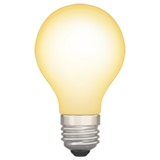
#> input picture emojis/secuencia_ge_1.jpg, 160 x 160 px; its folder holds only this picture in this run
$ jupyter execute --allow-errors segmenta_amarillo.ipynb
#> lines starting #> are read from the running program, lines starting #| are printed output that depends on the picture; after the words box and inside, x2 and y2 are one past the last pixel; in counts of white or black regions, pixels touching at a corner belong together
#> further down, img is the input picture: shape (160, 160, 3); mean B, G, R 232.7, 245.1, 248.8
#> `img_hsv = cv2.cvtColor(img, cv2.COLOR_BGR2HSV)`: img_hsv: shape (160, 160, 3); mean H, S, V 15.4, 17, 248.9
#> `img_hsv = cv2.GaussianBlur(img_hsv, (5, 5), 0)`: img_hsv: shape (160, 160, 3); mean H, S, V 15.4, 17, 248.9
[cell 1]
import os
import cv2
import imageio
import numpy as np
from typing import List

[cell 2]
imgs_secuencia1 = []
imgs_secuencia2 = []
masks_secuencia1 = []
masks_secuencia2 = []

#> (the rest of this cell did not finish here and is left out)

[cell 3]
def similarity_percentage(mask1, mask2):
    # Asegurarse de que ambas máscaras tengan las mismas dimensiones
    if mask1.shape != mask2.shape:
        print("Las máscaras tienen diferentes tamaños. Redimensionando...")
        mask2 = cv2.resize(mask2, (mask1.shape[1], mask1.shape[0]))

    # Comparar las dos máscaras (píxeles iguales)
    similar_pixels = np.sum(mask1 == mask2)  # Cuenta los píxeles iguales
    total_pixels = mask1.size  # Total de píxeles

    # Calcular el porcentaje de similitud
    similarity = (similar_pixels / total_pixels) * 100
    print(f"Porcentaje de similitud: {similarity:.2f}%")

#> (the rest of this cell did not finish here and is left out)

[cell 4]
imgs = []
masks= []

#> (the rest of this cell did not finish here and is left out)

[cell 5]
def similarity_percentage(mask1, mask2):
    # Asegurarse de que ambas máscaras tengan las mismas dimensiones
    if mask1.shape != mask2.shape:
        print("Las máscaras tienen diferentes tamaños. Redimensionando...")
        mask2 = cv2.resize(mask2, (mask1.shape[1], mask1.shape[0]))

    # Comparar las dos máscaras (píxeles iguales)
    similar_pixels = np.sum(mask1 == mask2)  # Cuenta los píxeles iguales
    total_pixels = mask1.size  # Total de píxeles

    # Calcular el porcentaje de similitud
    similarity = (similar_pixels / total_pixels) * 100
    print(f"Porcentaje de similitud: {similarity:.2f}%")

img1 = cv2.imread(f'masks/mask_secuencia_ne_3.jpg')
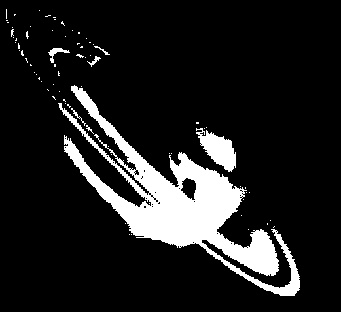
#> input picture masks/mask_secuencia_ne_3.jpg, 341 x 312 px
#> img1 is the input picture: shape (312, 341, 3); min 0, max 255, mean 32.3
img2 = cv2.imread(f'masks_prueba/mask_1.jpg')
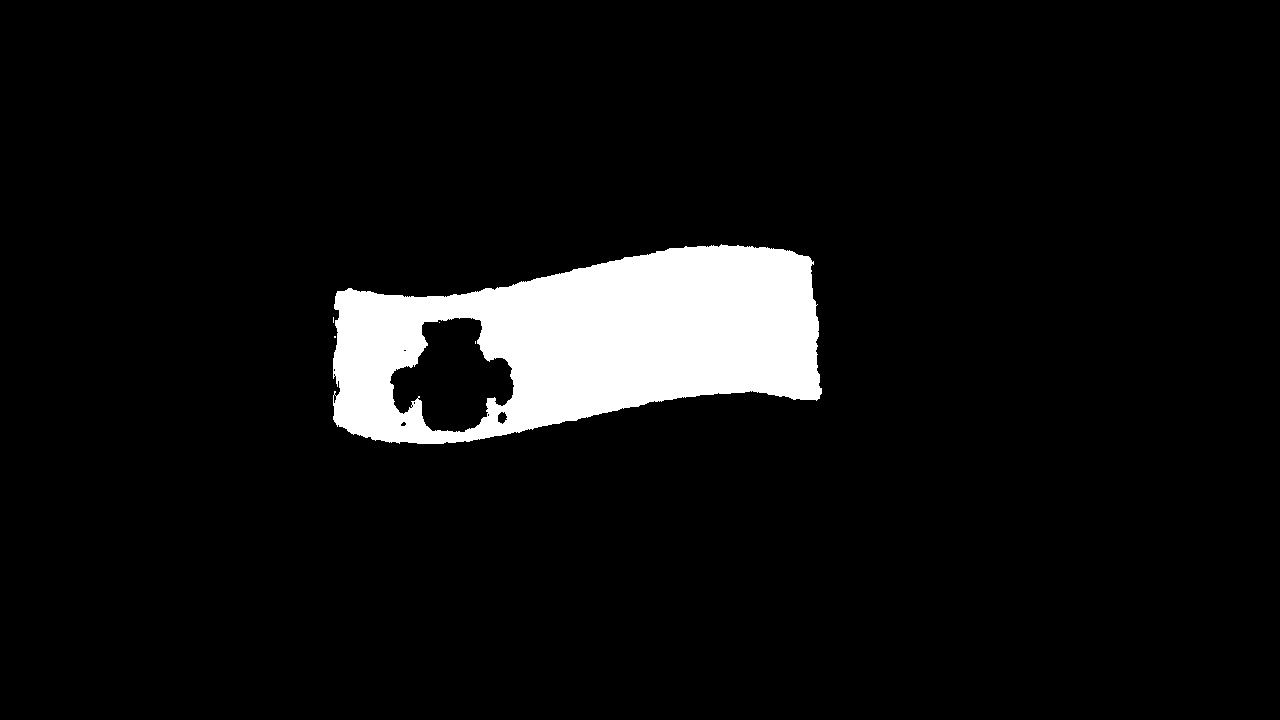
#> input picture masks_prueba/mask_1.jpg, 1280 x 720 px
#> img2 is the input picture: shape (720, 1280, 3); min 0, max 255, mean 17.2
similarity_percentage(img1, img2)
#> in similarity_percentage, `mask2 = cv2.resize(mask2, (mask1.shape[1], mask1.shape[0]))`:
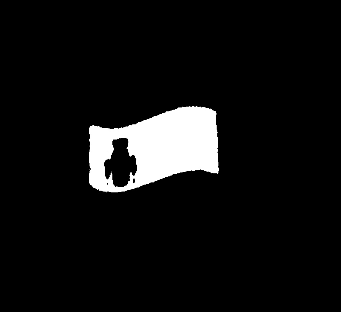
#> mask2: shape (312, 341, 3); min 0, max 255, mean 17.2
#> in similarity_percentage, `similar_pixels = np.sum(mask1 == mask2)`: similar_pixels = 255267
#> in similarity_percentage, `similarity = (similar_pixels / total_pixels) * 100`: similarity = 79.98
#| Porcentaje de similitud: 79.98%
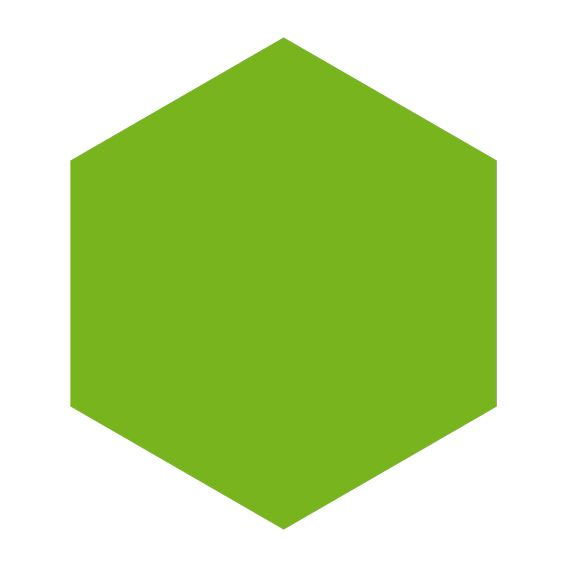
#> input picture figuras/img2.jpg, 567 x 567 px
#> further down, image is the input picture: shape (567, 567, 3); mean B, G, R 144.8, 218.2, 188.9

[cell 6]
def shi_tomasi_corner_detection(image: np.array, maxCorners: int, qualityLevel:float, minDistance: int, corner_color: tuple, radius: int):
    '''
    image - Input image
    maxCorners - Maximum number of corners to return.
                 If there are more corners than are found, the strongest of them is returned.
                 maxCorners <= 0 implies that no limit on the maximum is set and all detected corners are returned
    qualityLevel - Parameter characterizing the minimal accepted quality of image corners.
                   The parameter value is multiplied by the best corner quality measure, which is the minimal eigenvalue or the Harris function response.
                   The corners with the quality measure less than the product are rejected.
                   For example, if the best corner has the quality measure = 1500, and the qualityLevel=0.01 , then all the corners with the quality measure less than 15 are rejected
    minDistance - Minimum possible Euclidean distance between the returned corners
    corner_color - Desired color to highlight corners in the original image
    radius - Desired radius (pixels) of the circle
    '''
#> called with maxCorners = 7, qualityLevel = 0.3, minDistance = 100, corner_color = (255, 0, 255), radius = 8
    gray = cv2.cvtColor(image, cv2.COLOR_BGR2GRAY)
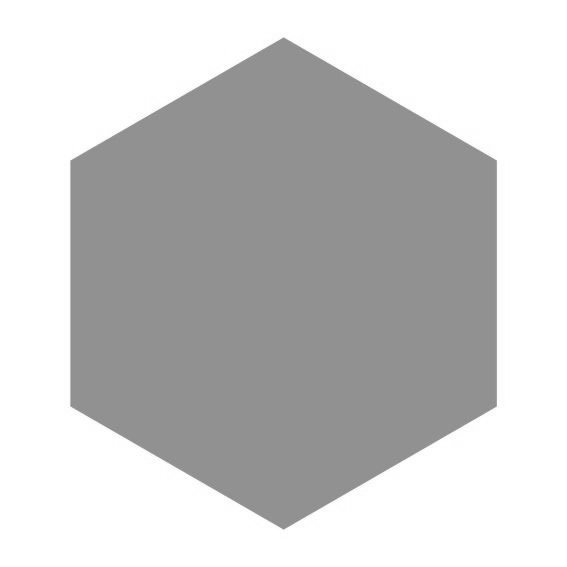
#> gray: shape (567, 567); min 123, max 255, mean 201.1
    corners = cv2.goodFeaturesToTrack(gray, maxCorners=maxCorners, qualityLevel=qualityLevel, minDistance=minDistance)
#> corners = [[496, 160], [70, 160], [71, 405], [283, 38], [496, 406], [283, 528]]
    corners = np.intp(corners)
    print(f'Cantidad de esquinas detectadas: {len(corners)}')
#| Cantidad de esquinas detectadas: 6

    for corner in corners:
        x, y = corner.ravel()
        cv2.circle(image, (x, y), radius, corner_color, -1)
#> this loop made 6 passes
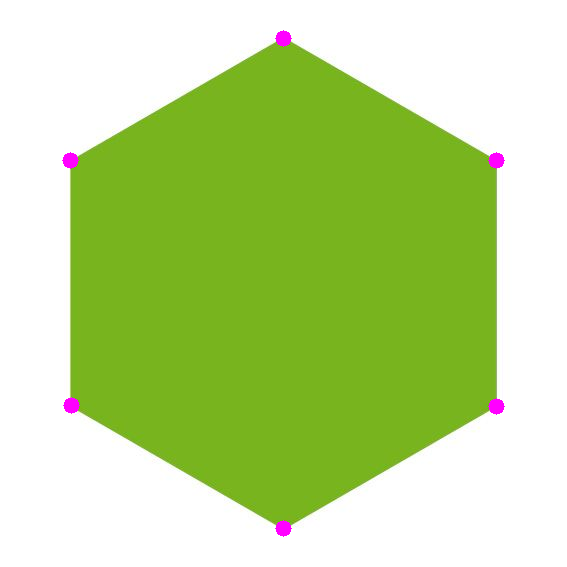
#> image: shape (567, 567, 3); 0.37% of pixels changed, all inside (x1, y1, x2, y2) = (62, 30, 505, 537)
    return image

image = cv2.imread(f'figuras/img2.jpg')
purple_color = (255, 0, 255)
tomasi_image = shi_tomasi_corner_detection(image, maxCorners=7, qualityLevel=0.3, minDistance=100, corner_color=purple_color, radius=8)
save_path = os.path.join("figuras/", "esquinas.jpg")
cv2.imwrite(save_path, tomasi_image)
#> Out = True
